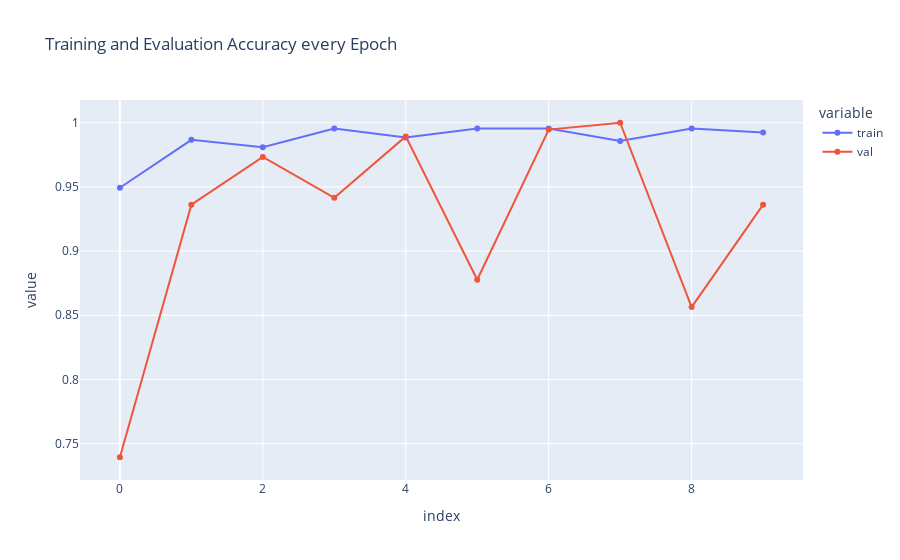

The cell this chart's notebook holds for it:
### Code cell
from plotly.offline import iplot, init_notebook_mode
import plotly.express as px
import pandas as pd

init_notebook_mode(connected=True)

acc = pd.DataFrame({'train': history.history['acc'], 'val': history.history['val_acc']})

fig = px.line(acc, x=acc.index, y=acc.columns[0::], title='Training and Evaluation Accuracy every Epoch', markers=True)
fig.show()

### Figure 1 — Plotly figure (JSON) as saved in the notebook; plotly's stock layout.template omitted (floating-point values rounded to 4 significant figures)
{"data": [{"hovertemplate": "variable=train<br>index=%{x}<br>value=%{y}<extra></extra>", "legendgroup": "train", "line": {"color": "#636efa", "dash": "solid"}, "marker": {"symbol": "circle"}, "mode": "lines+markers", "name": "train", "orientation": "v", "showlegend": true, "type": "scatter", "x": [0, 1, 2, 3, 4, 5, 6, 7, 8, 9], "xaxis": "x", "y": [0.9493, 0.9867, 0.9809, 0.9956, 0.9884, 0.9956, 0.9956, 0.9858, 0.9956, 0.9924], "yaxis": "y"}, {"hovertemplate": "variable=val<br>index=%{x}<br>value=%{y}<extra></extra>", "legendgroup": "val", "line": {"color": "#EF553B", "dash": "solid"}, "marker": {"symbol": "circle"}, "mode": "lines+markers", "name": "val", "orientation": "v", "showlegend": true, "type": "scatter", "x": [0, 1, 2, 3, 4, 5, 6, 7, 8, 9], "xaxis": "x", "y": [0.7394, 0.9362, 0.9734, 0.9415, 0.9894, 0.8777, 0.9947, 1, 0.8564, 0.9362], "yaxis": "y"}], "layout": {"autosize": true, "legend": {"title": {"text": "variable"}, "tracegroupgap": 0}, "title": {"text": "Training and Evaluation Accuracy every Epoch"}, "xaxis": {"anchor": "y", "autorange": true, "domain": [0, 1], "range": [-0.5457, 9.546], "title": {"text": "index"}, "type": "linear"}, "yaxis": {"anchor": "x", "autorange": true, "domain": [0, 1], "range": [0.7179, 1.022], "title": {"text": "value"}, "type": "linear"}}}
